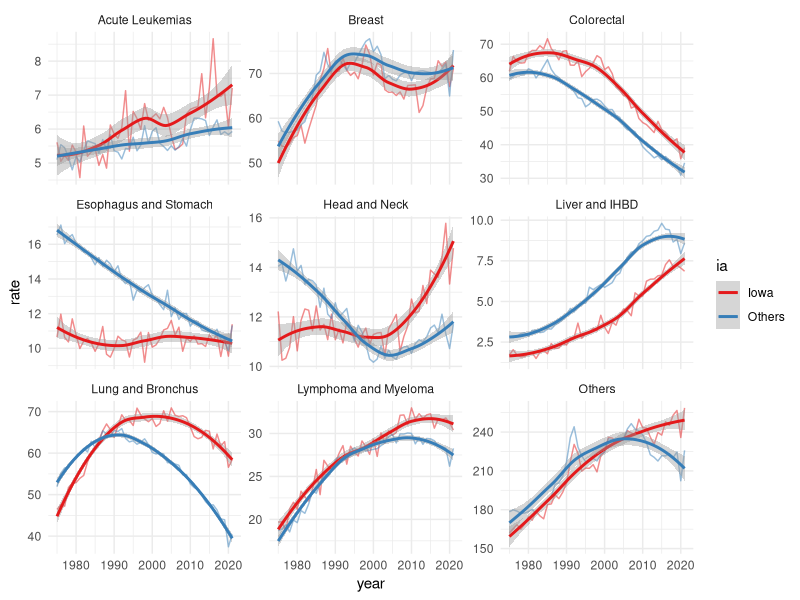
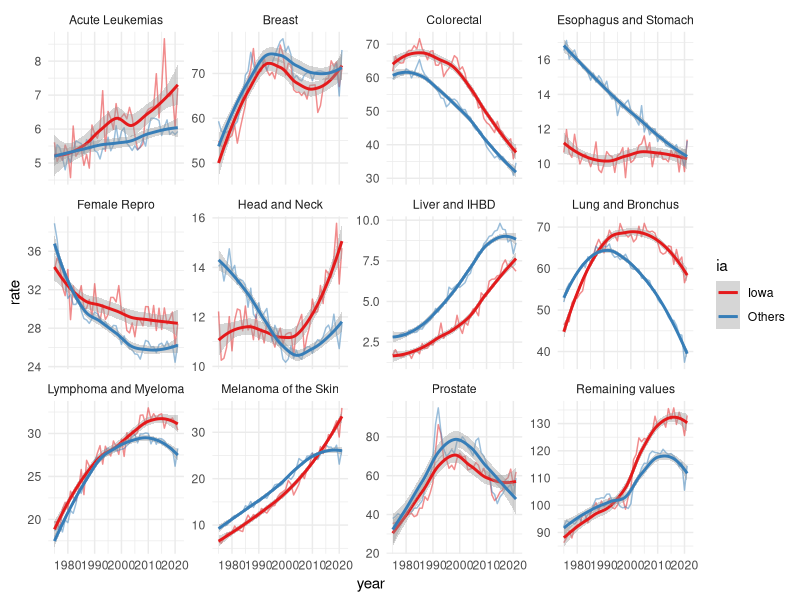
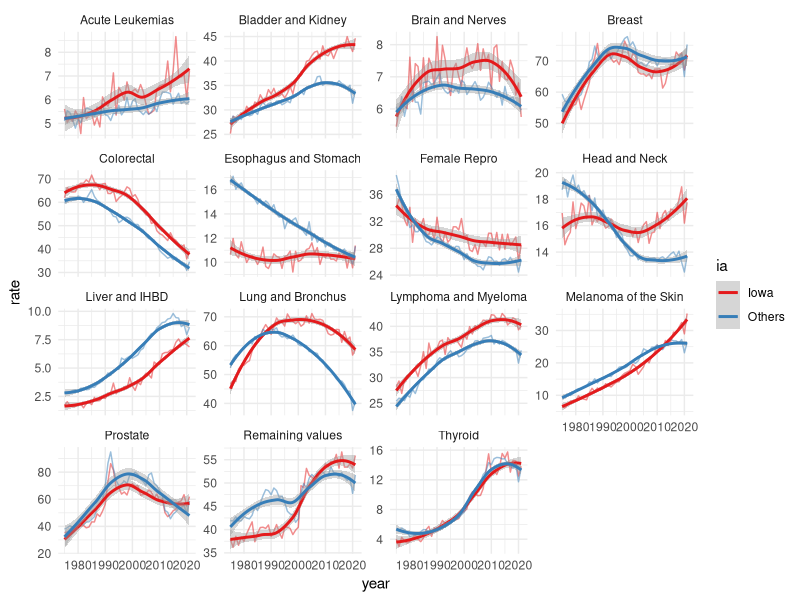
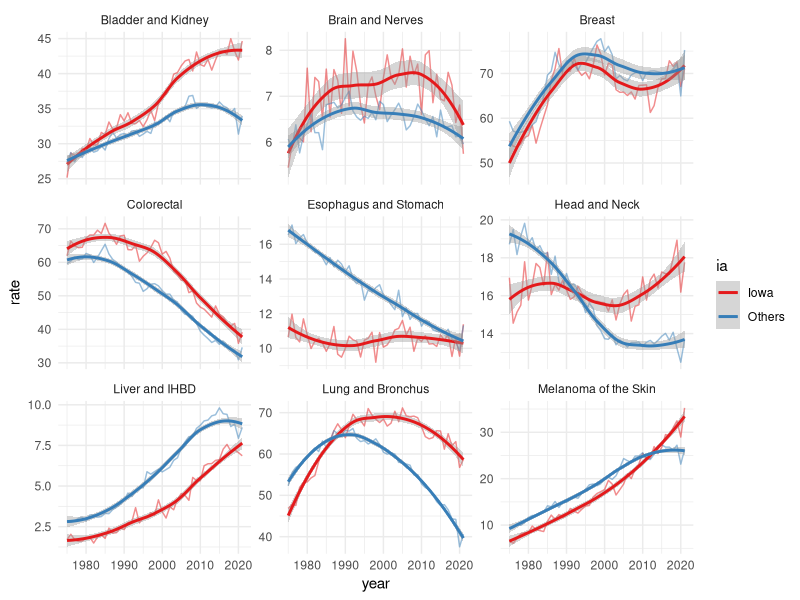

Write the R code that produced these figures, in order.
### SEER incidence study of Iowa cancer rates vs. other SEER sites

library(tidyverse)

ia <- read_csv("CAIncidenceIAvsOthers1975up.csv") 
names(ia) <- c("year", "ia", "cancer", "rate", "count", "pop")

ia <- ia %>% 
     filter(year != "1975-2021")
ia$year <- as.numeric(ia$year)

ia %>% 
     ggplot(aes(x = year, y = rate, color = ia)) +
     geom_line(alpha = 0.5) +
     scale_color_brewer(palette = "Set1") +
     geom_smooth(method = "loess") +
     facet_wrap(~cancer, scales = "free_y") +
     theme_minimal()


ia2 <- read_csv("CAIncidenceIAvsOthers1975upv2.csv") 
names(ia2) <- c("year", "ia", "cancer", "rate", "count", "pop")

ia2 <- ia2 %>% 
     filter(year != "1975-2021")
ia2$year <- as.numeric(ia2$year)

ia2 %>% 
     ggplot(aes(x = year, y = rate, color = ia)) +
     geom_line(alpha = 0.5) +
     scale_color_brewer(palette = "Set1") +
     geom_smooth(method = "loess") +
     facet_wrap(~cancer, scales = "free_y") +
     theme_minimal()


ia3 <- read_csv("CAIncidenceIAvsOthers1975upv3.csv") 
names(ia3) <- c("year", "ia", "cancer", "rate", "count", "pop")

ia3 <- ia3 %>% 
     filter(year != "1975-2021")
ia3$year <- as.numeric(ia3$year)

ia3 %>% 
     ggplot(aes(x = year, y = rate, color = ia)) +
     geom_line(alpha = 0.5) +
     scale_color_brewer(palette = "Set1") +
     geom_smooth(method = "loess") +
     facet_wrap(~cancer, scales = "free_y") +
     theme_minimal()

ia3 %>% 
     filter(cancer %in% c("Bladder and Kidney", "Brain and Nerves", "Breast",
                          "Colorectal", "Esophagus and Stomach", "Head and Neck",
                          "Liver and IHBD", "Lung and Bronchus", "Melanoma of the Skin")) %>% 
     ggplot(aes(x = year, y = rate, color = ia)) +
     geom_line(alpha = 0.5) +
     scale_color_brewer(palette = "Set1") +
     geom_smooth(method = "loess") +
     facet_wrap(~cancer, scales = "free_y") +
     theme_minimal()
